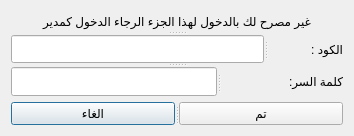
<?xml version="1.0" encoding="UTF-8"?>
<ui version="4.0">
 <class>managerpass</class>
 <widget class="QDialog" name="managerpass">
  <property name="geometry">
   <rect>
    <x>0</x>
    <y>0</y>
    <width>354</width>
    <height>136</height>
   </rect>
  </property>
  <property name="windowTitle">
   <string>Dialog</string>
  </property>
  <layout class="QVBoxLayout" name="verticalLayout">
   <item>
    <widget class="QSplitter" name="splitter_4">
     <property name="orientation">
      <enum>Qt::Vertical</enum>
     </property>
     <widget class="QLabel" name="label_2">
      <property name="text">
       <string>غير مصرح لك بالدخول لهذا الجزء الرجاء الدخول كمدير</string>
      </property>
      <property name="alignment">
       <set>Qt::AlignCenter</set>
      </property>
     </widget>
     <widget class="QSplitter" name="splitter_3">
      <property name="orientation">
       <enum>Qt::Horizontal</enum>
      </property>
      <widget class="QLineEdit" name="code"/>
      <widget class="QLabel" name="label">
       <property name="text">
        <string>الكود :</string>
       </property>
      </widget>
     </widget>
     <widget class="QSplitter" name="splitter_2">
      <property name="orientation">
       <enum>Qt::Horizontal</enum>
      </property>
      <widget class="QLineEdit" name="pass"/>
      <widget class="QLabel" name="label_4">
       <property name="text">
        <string>كلمة السر:   </string>
       </property>
      </widget>
     </widget>
    </widget>
   </item>
   <item>
    <widget class="QSplitter" name="splitter">
     <property name="orientation">
      <enum>Qt::Horizontal</enum>
     </property>
     <widget class="QPushButton" name="pushButton_2">
      <property name="text">
       <string>الغاء</string>
      </property>
     </widget>
     <widget class="QPushButton" name="pushButton">
      <property name="text">
       <string>تم</string>
      </property>
     </widget>
    </widget>
   </item>
  </layout>
 </widget>
 <resources/>
 <connections/>
</ui>
